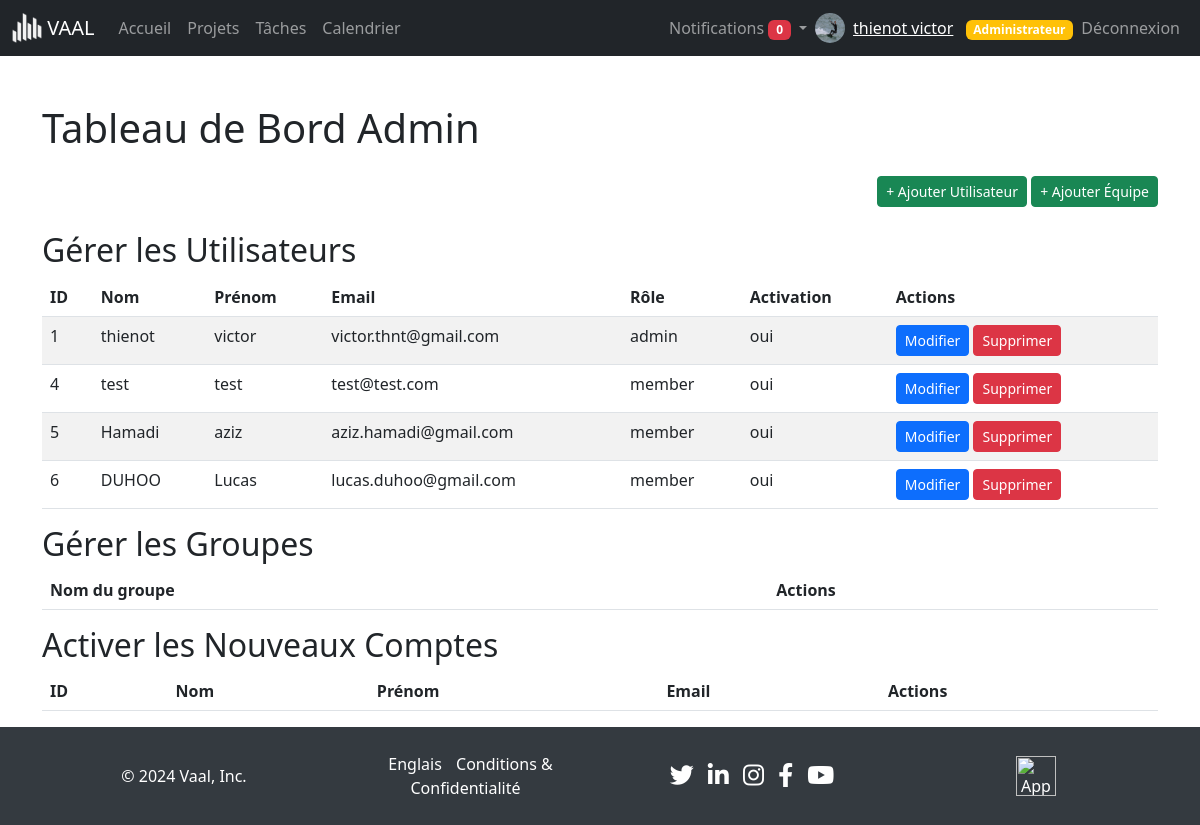
/dashboard_admin.php (signed in), run on the app's committed database.
### tables this page shows
CREATE TABLE `users` (
  `id` int(11) NOT NULL,
  `profile` varchar(255) NOT NULL,
  `nom` varchar(50) NOT NULL,
  `prenom` varchar(255) NOT NULL,
  `email` varchar(100) NOT NULL,
  `password` varchar(255) NOT NULL,
  `role` enum('member','manager','admin') DEFAULT 'member',
  `activation` enum('oui','non') NOT NULL DEFAULT 'non'
);

### dashboard_admin.php (the view, shortened to what this page needs)
<?php
include 'includes/connect.php';
include 'includes/navbar.php';
$usersStmt = $pdo->query("SELECT * FROM users");
$users = $usersStmt->fetchAll(PDO::FETCH_ASSOC);
?>
<!DOCTYPE html>
<html lang="fr">
<head>
    <link href="https://cdn.jsdelivr.net/npm/bootstrap@5.3.3/dist/css/bootstrap.min.css" rel="stylesheet">
</head>
<body>
<div class="container mt-5">
    <h1 class="mb-4">Tableau de Bord Admin</h1>
    <div class="mb-4 text-end">
        <a href="views/users/create.php" class="btn btn-success btn-sm">+ Ajouter Utilisateur</a>
        <a href="views/team/create.php" class="btn btn-success btn-sm">+ Ajouter Équipe</a>
    </div>
    <h2>Gérer les Utilisateurs</h2>
    <table class="table table-striped">
        <thead>
            <tr>
                <th>ID</th>
                <th>Nom</th>
                <th>Prénom</th>
                <th>Email</th>
                <th>Rôle</th>
                <th>Activation</th>
                <th>Actions</th>
            </tr>
        </thead>
        <tbody>
            <?php foreach ($users as $user): ?>
                <tr>
                    <td><?php echo htmlspecialchars($user['id']); ?></td>
                    <td><?php echo htmlspecialchars($user['nom']); ?></td>
                    <td><?php echo htmlspecialchars($user['prenom']); ?></td>
                    <td><?php echo htmlspecialchars($user['email']); ?></td>
                    <td><?php echo htmlspecialchars($user['role']); ?></td>
                    <td><?php echo htmlspecialchars($user['activation']); ?></td>
                    <td>
                        <a href="views/users/edit.php?user_id=<?php echo $user['id']; ?>" class="btn btn-primary btn-sm">Modifier</a>
                        <a href="dashboard_admin.php?action=delete&user_id=<?php echo $user['id']; ?>" class="btn btn-danger btn-sm" onclick="return confirm('Êtes-vous sûr de vouloir supprimer cet utilisateur ?');">Supprimer</a>
                    </td>
                </tr>
            <?php endforeach; ?>
        </tbody>
    </table>
    <h2>Gérer les Groupes</h2>
    <table class="table table-striped">
        <thead>
            <tr>
                <th>Nom du groupe</th>
                <th>Actions</th>
            </tr>
        </thead>
    </table>
    <h2>Activer les Nouveaux Comptes</h2>
    <table class="table table-striped">
        <thead>
            <tr>
                <th>ID</th>
                <th>Nom</th>
                <th>Prénom</th>
                <th>Email</th>
                <th>Actions</th>
            </tr>
        </thead>
    </table>
</div>
<?php include 'includes/footer.php'; ?>
</body>
</html>

### includes/navbar.php (shortened to what this page needs)
<?php
include $_SERVER['DOCUMENT_ROOT'].'/Project-Management-App/includes/connect.php';
$user_id = $_SESSION['user_id'];
$stmt = $pdo->prepare("SELECT * FROM users WHERE id = ?");
$stmt->execute([$user_id]);
$user = $stmt->fetch(PDO::FETCH_ASSOC);
$notificationsStmt = $pdo->prepare("SELECT * FROM notifications WHERE user_id = ? AND is_read = 0 ORDER BY created_at DESC");
$notificationsStmt->execute([$user_id]);
$notifications = $notificationsStmt->fetchAll();
$notificationCount = count($notifications);
$user_name = htmlspecialchars($user['nom'] . ' ' . $user['prenom']);
$profile_image = !empty($user['profile']) ? $user['profile'] : 'assets/images/default-profile.png';
$user_role = $user['role'];
?>
<nav class="navbar navbar-expand-lg navbar-dark bg-dark">
    <div class="container-fluid">
        <a class="navbar-brand" href="/Project-Management-App/index.php">
            <img src="/Project-Management-App/assets/images/logo_white.png" alt="Logo" width="30" height="30" class="d-inline-block align-top">
            VAAL
        </a>
        <div class="collapse navbar-collapse" id="navbarNav">
            <ul class="navbar-nav me-auto mb-2 mb-lg-0">
                <li class="nav-item">
                    <a class="nav-link" href="/Project-Management-App/dashboard.php">Accueil</a>
                </li>
                <li class="nav-item">
                    <a class="nav-link" href="/Project-Management-App/views/projects/view.php">Projets</a>
                </li>
                <li class="nav-item">
                    <a class="nav-link" href="/Project-Management-App/views/tasks/view.php">Tâches</a>
                </li>
                <li class="nav-item">
                    <a class="nav-link" href="/Project-Management-App/views/calendar/view.php">Calendrier</a>
                </li>
            </ul>
            <ul class="navbar-nav ms-auto mb-2 mb-lg-0 align-items-center">
                <li class="nav-item dropdown">
                    <a class="nav-link dropdown-toggle" href="#" id="notificationsDropdown" role="button" data-bs-toggle="dropdown" aria-expanded="false">
                        Notifications <span class="badge bg-danger"><?php echo $notificationCount; ?></span>
                    </a>
                </li>
                <li class="nav-item d-flex align-items-center">
                    <img src="/Project-Management-App/<?php echo htmlspecialchars($profile_image); ?>" alt="Profile Image" width="30" height="30" class="rounded-circle me-2">
                    <span class="navbar-text">
                        <a href="/Project-Management-App/views/auth/profile.php"><?php echo $user_name; ?></a>
                        <?php if ($user_role === 'admin'): ?>
                            <span class="badge bg-warning text-dark ms-2"><a href="/Project-Management-App/dashboard_admin.php" style="text-decoration: none;">Administrateur</a></span>
                        <?php endif; ?>
                    </span>
                </li>
                <li class="nav-item">
                    <a class="nav-link" href="/Project-Management-App/includes/logout.php">Déconnexion</a>
                </li>
            </ul>
        </div>
    </div>
</nav>

### includes/footer.php (style rules this page uses)
body { display: flex; flex-direction: column; min-height: 100vh; margin: 0; }

### data on the page
users: profile (picture), user_name "thienot victor", id "1", nom "thienot", prenom "victor", email "victor.thnt@gmail.com", role "admin", activation "oui"
users: id "4", nom "test", prenom "test", email "test@test.com", role "member", activation "oui"
users: id "5", nom "Hamadi", prenom "aziz", email "aziz.hamadi@gmail.com", role "member", activation "oui"
users: id "6", nom "DUHOO", prenom "Lucas", email "lucas.duhoo@gmail.com", role "member", activation "oui"

### other printed values
$notificationCount "0"
